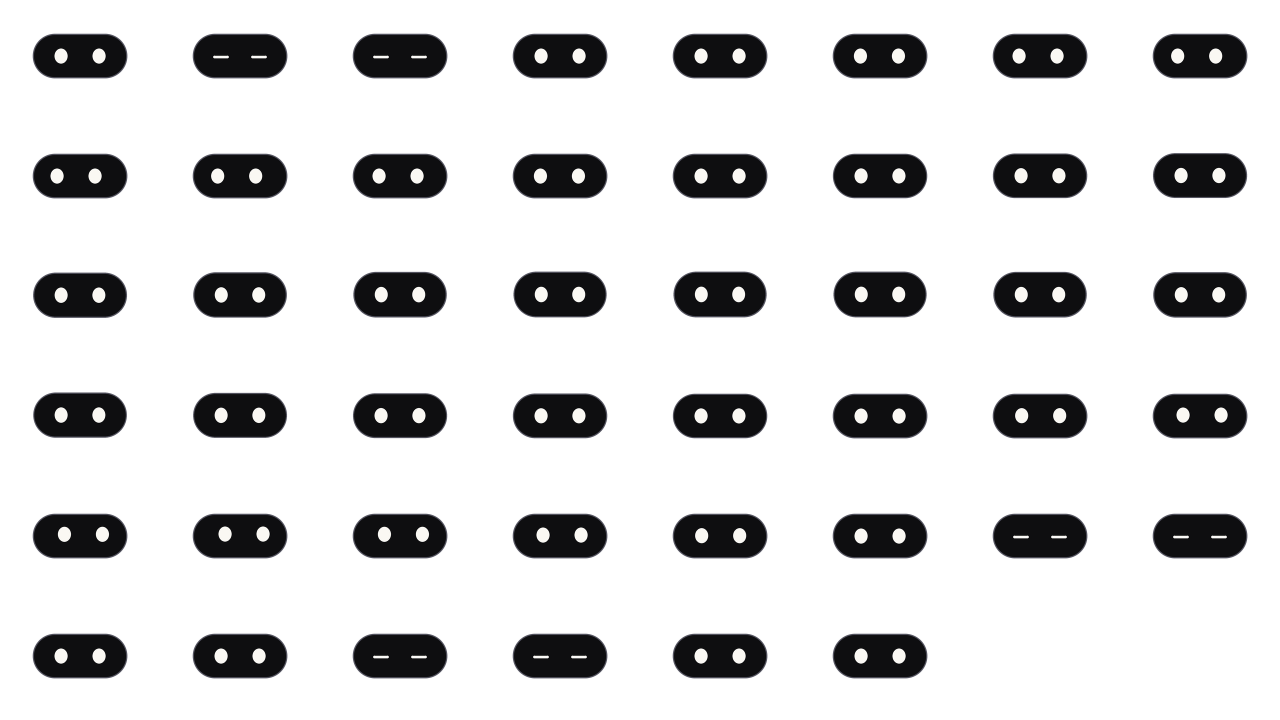
#> input picture shell/ui/assets/buddy/chars/blink/idle.webp, 2560 x 1440 px (shown at 1/2 size)
$ python make_character_masks.py
#> lines starting #> are read from the running program, lines starting #| are printed output that depends on the picture; after the words box and inside, x2 and y2 are one past the last pixel; in counts of white or black regions, pixels touching at a corner belong together
"""Writes shell/ui/tests/fixtures/character-masks.json: where each buddy's body and eyes are in its 320 x 240 picture.

The decoration audit (shell/ui/js/buddy/wardrobe-audit.js) uses it to check that no decoration hides the buddy. The body is every
pixel that is at least half opaque in the first frame of the idle sheet; the eyes are the bright pixels inside the eye shapes below
(centre x, centre y, half width, half height, measured from the art). Run after the character art changes:
    python tools/make_character_masks.py
"""
import json
from pathlib import Path

import numpy as np
from PIL import Image

ROOT = Path(__file__).resolve().parent.parent
CHARS = ROOT / "shell/ui/assets/buddy/chars"
EYES = {
    "blink": [(121.6, 111.6, 15, 17), (197.6, 111.6, 15, 17)],
    "void": [(135.6, 109.6, 13, 15), (183.6, 109.7, 13, 15)],
    "glitch": [(133.9, 110.4, 12, 17), (185.5, 109.5, 12, 17)],
    "cinder": [(133.6, 117.7, 12, 15), (185.6, 117.6, 12, 15)],
    "oracle": [(159.6, 111.5, 46, 40)],           # one big eye
}


def runs(mask):
    out = []
    for y in range(mask.shape[0]):
        x = 0
        while x < mask.shape[1]:
            if mask[y, x]:
                x0 = x
                while x < mask.shape[1] and mask[y, x]:
                    x += 1
                out.append([y, x0, x])
            else:
                x += 1
    return out


def main() -> None:
    out = {}
    yy, xx = np.mgrid[0:240, 0:320]
    for name, eyes in EYES.items():
        a = np.array(Image.open(CHARS / name / "idle.webp").convert("RGBA").crop((0, 0, 320, 240))).astype(float)
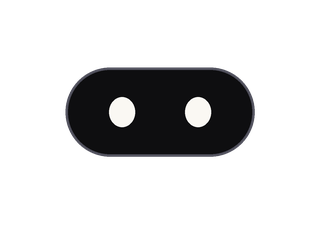
#> a: shape (240, 320, 4) float64; mean R, G, B, A 8.3, 8.3, 8.9, 50.4; transparent parts drawn white
        lum = 0.2126 * a[..., 0] + 0.7152 * a[..., 1] + 0.0722 * a[..., 2]
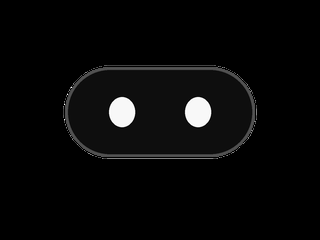
#> lum: shape (240, 320) float64; min 0, max 255, mean 8.4
        body = a[..., 3] > 128
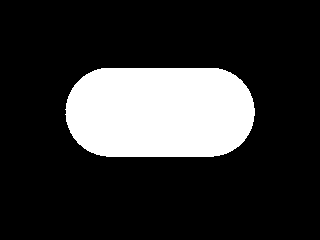
#> body: shape (240, 320) bool; 19.7% white; 1 white region, box (x1, y1, x2, y2) and area: (65, 68, 255, 157) 15142
        inside = np.zeros_like(body)
        for cx, cy, rx, ry in eyes:
            inside |= ((xx - cx) / rx) ** 2 + ((yy - cy) / ry) ** 2 <= 1
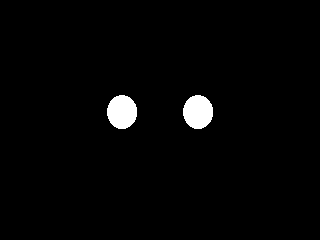
#> inside: shape (240, 320) bool; 2.1% white; 2 white regions, box (x1, y1, x2, y2) and area: (107, 95, 137, 129) 803, (183, 95, 213, 129) 803
        bright = (a[..., 3] > 200) & (lum > 190) & inside
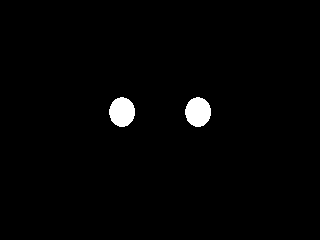
#> bright: shape (240, 320) bool; 1.6% white; 2 white regions, box (x1, y1, x2, y2) and area: (109, 97, 135, 127) 602, (185, 97, 211, 127) 602
        out[name] = {"body": runs(body), "eyes": runs(bright)}
        print(name, int(body.sum()), int(bright.sum()))
#| blink 15142 1204
    path = ROOT / "shell/ui/tests/fixtures/character-masks.json"
    path.write_text(json.dumps(out, separators=(",", ":")), encoding="utf-8")
#> (the run stopped early here; a loop or call above may not have finished)
